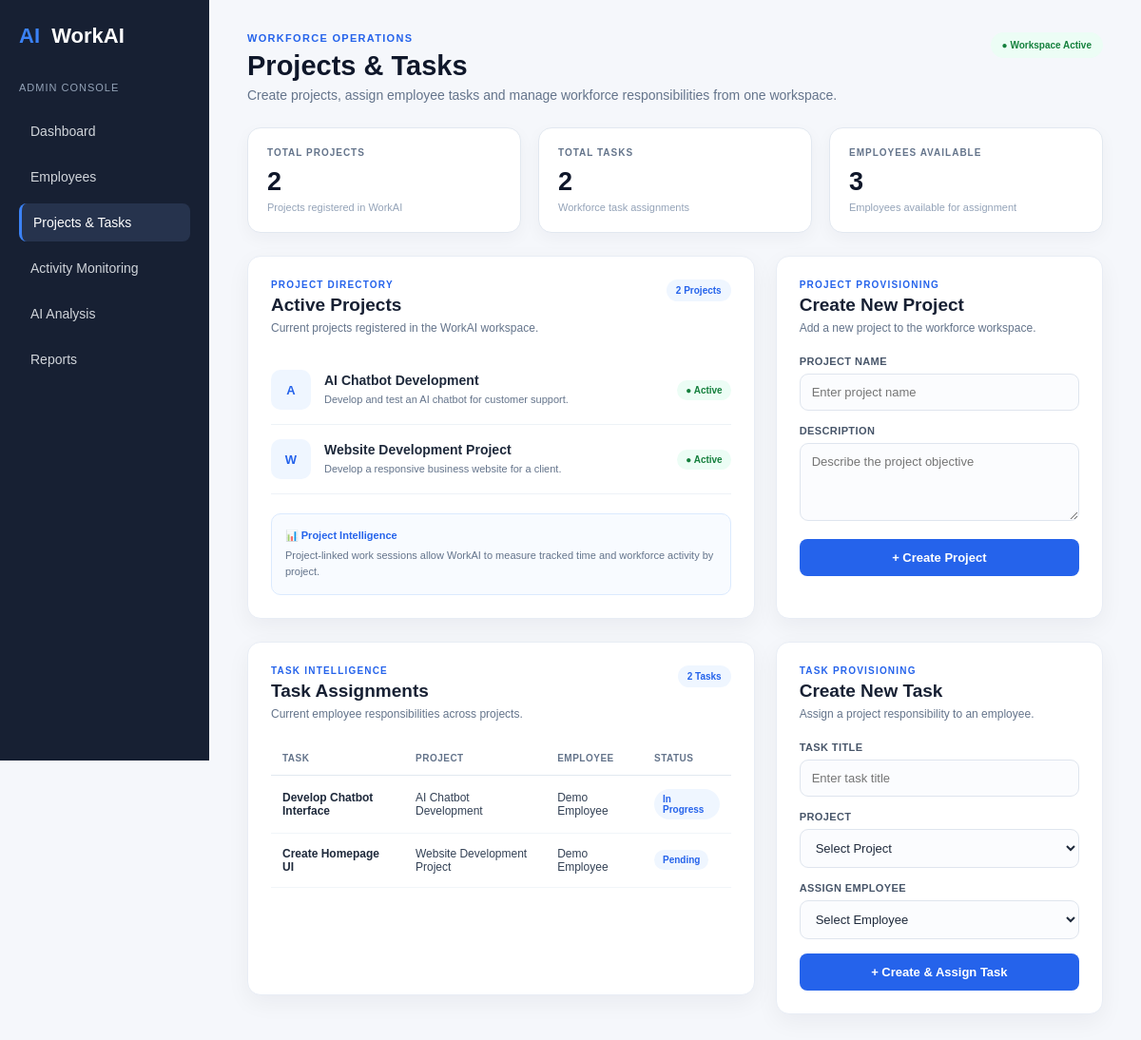
The page /admin/projects (signed in) on the database as committed earlier.
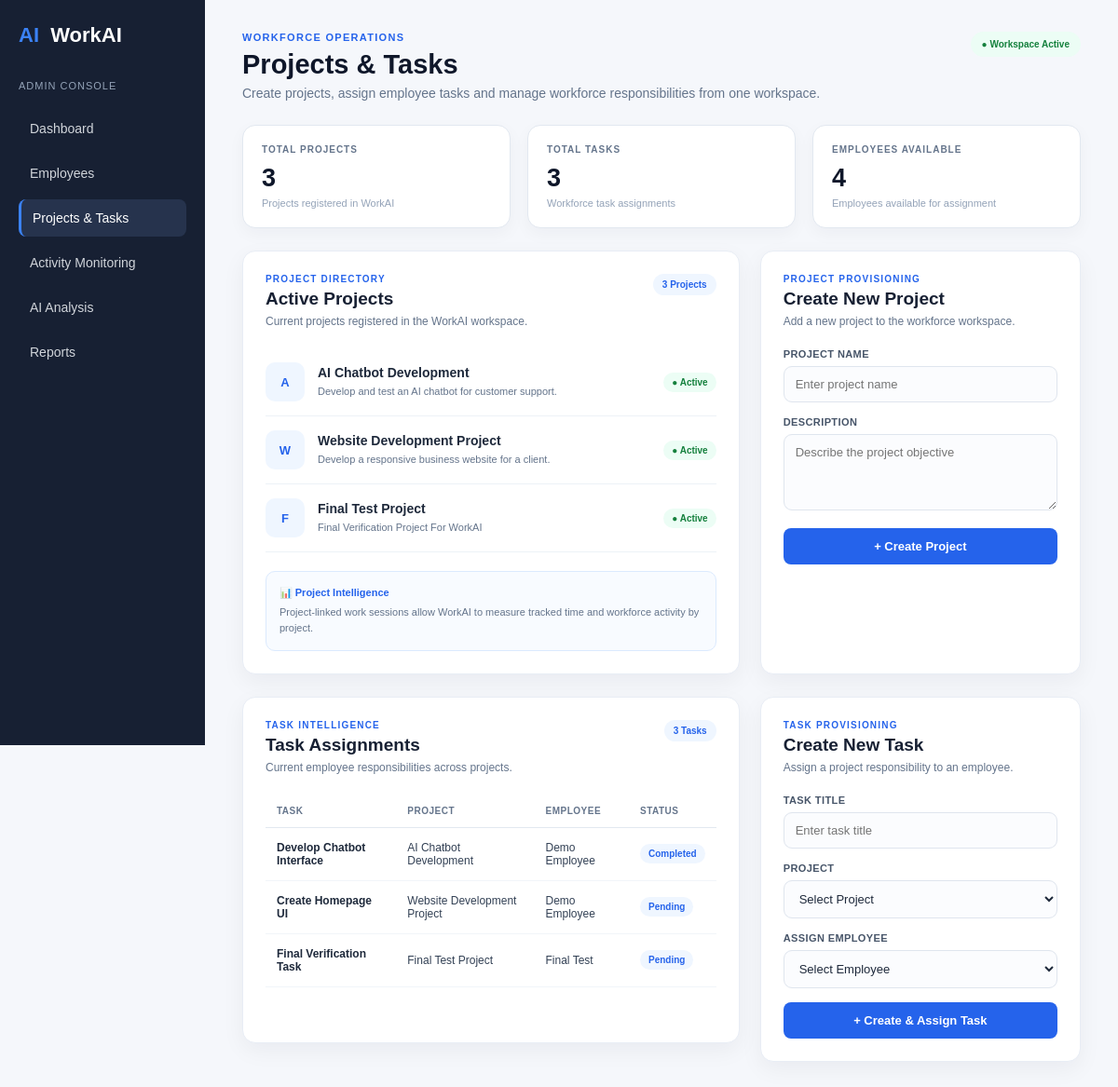
The same page on the database as committed later.
### models/project.py (models this page shows, shortened)
class Project(db.Model):
    __tablename__ = "projects"
    id = db.Column(db.Integer, primary_key=True)
    name = db.Column(db.String(150), nullable=False)
    description = db.Column(db.Text)
    status = db.Column(db.String(30), nullable=False, default="Active")
    created_at = db.Column(
        db.DateTime,
        nullable=False,
        default=db.func.current_timestamp()
    )

### models/task.py (models this page shows, shortened)
class Task(db.Model):
    __tablename__ = "tasks"
    id = db.Column(db.Integer, primary_key=True)
    title = db.Column(db.String(200), nullable=False)
    description = db.Column(db.Text)
    project_id = db.Column(
        db.Integer,
        db.ForeignKey("projects.id"),
        nullable=False
    )
    employee_id = db.Column(
        db.Integer,
        db.ForeignKey("users.id"),
        nullable=False
    )
    status = db.Column(db.String(30), nullable=False, default="Pending")
    progress = db.Column(db.Integer, nullable=False, default=0)
    created_at = db.Column(
        db.DateTime,
        nullable=False,
        default=db.func.current_timestamp()
    )
    updated_at = db.Column(
        db.DateTime,
        nullable=False,
        default=db.func.current_timestamp(),
        onupdate=db.func.current_timestamp()
    )
    project = db.relationship(
        "Project",
        backref=db.backref("tasks", lazy=True)
    )
    employee = db.relationship(
        "User",
        backref=db.backref("tasks", lazy=True)
    )

### models/user.py (models this page shows, shortened)
class User(UserMixin, db.Model):
    __tablename__ = "users"
    id = db.Column(db.Integer, primary_key=True)
    name = db.Column(db.String(100), nullable=False)
    email = db.Column(db.String(120), unique=True, nullable=False, index=True)
    password_hash = db.Column(db.String(255), nullable=False)
    role = db.Column(db.String(20), nullable=False, default="employee")
    is_active_account = db.Column(db.Boolean, nullable=False, default=True)
    created_at = db.Column(
        db.DateTime,
        nullable=False,
        default=db.func.current_timestamp()
    )

### routes/dashboard.py (the view, shortened to what this page needs)
@dashboard_bp.route("/admin/projects", methods=["GET", "POST"])
@login_required
@role_required("admin")
def admin_projects():
    projects = Project.query.all()
    tasks = Task.query.all()
    employees = User.query.filter_by(role="employee").all()
    return render_template(
        "admin_projects.html",
        user=current_user,
        projects=projects,
        tasks=tasks,
        employees=employees
    )

### app.py (called while the page is built)
def create_app():
    app = Flask(__name__)
    app.config.from_object(Config)
    db.init_app(app)
    app.register_blueprint(auth_bp)
    app.register_blueprint(dashboard_bp)
    app.register_blueprint(assistant_bp)
    login_manager = LoginManager()
    login_manager.init_app(app)
    login_manager.login_view = "auth.login"
    login_manager.login_message_category = "warning"
    @login_manager.user_loader
    def load_user(user_id):
        return db.session.get(User, int(user_id))
    @app.route("/")
    def home():
        return redirect(url_for("auth.login"))
    with app.app_context():
        db.create_all()
    return app

### routes/dashboard.py (called while the page is built)
def role_required(role):
    def decorator(function):
        @wraps(function)
        def wrapped_function(*args, **kwargs):
            if current_user.role != role:
                flash("You are not authorized to access this page.", "danger")
                return redirect(url_for("dashboard.employee_dashboard"))
            return function(*args, **kwargs)
        return wrapped_function
    return decorator

### templates/admin_projects.html (shortened to what this page needs)
<!DOCTYPE html>
<html lang="en">
<head>
</head>
<body>
<aside class="sidebar">
    <div class="brand"><span>AI</span>&nbsp;&nbsp;WorkAI</div>
    <div class="admin-label">ADMIN CONSOLE</div>
    <div class="nav-item"
         onclick="window.location.href='/admin/dashboard'">
        Dashboard
    </div>
    <div class="nav-item"
         onclick="window.location.href='/admin/employees'">
        Employees
    </div>
    <div class="nav-item active">
        Projects & Tasks
    </div>
    <div class="nav-item"
         onclick="window.location.href='/admin/activity'">
        Activity Monitoring
    </div>
    <div class="nav-item"
         onclick="window.location.href='/admin/ai-analysis'">
        AI Analysis
    </div>
    <div class="nav-item"
         onclick="window.location.href='/admin/reports'">
        Reports
    </div>
</aside>
<main class="main">
    <div class="top-header">
        <div>
            <div class="eyebrow">WORKFORCE OPERATIONS</div>
            <h1>Projects & Tasks</h1>
            <p>
                Create projects, assign employee tasks and manage
                workforce responsibilities from one workspace.
            </p>
        </div>
        <div class="live-badge">● Workspace Active</div>
    </div>
    <section class="stats">
        <div class="stat-card">
            <div class="stat-label">TOTAL PROJECTS</div>
            <div class="stat-value">{{ projects|length }}</div>
            <div class="stat-description">
                Projects registered in WorkAI
            </div>
        </div>
        <div class="stat-card">
            <div class="stat-label">TOTAL TASKS</div>
            <div class="stat-value">{{ tasks|length }}</div>
            <div class="stat-description">
                Workforce task assignments
            </div>
        </div>
        <div class="stat-card">
            <div class="stat-label">EMPLOYEES AVAILABLE</div>
            <div class="stat-value">{{ employees|length }}</div>
            <div class="stat-description">
                Employees available for assignment
            </div>
        </div>
    </section>
    <section class="workspace-grid">
        <div class="card">
            <div class="card-header">
                <div>
                    <div class="section-label">PROJECT DIRECTORY</div>
                    <h2>Active Projects</h2>
                    <div class="card-subtitle">
                        Current projects registered in the WorkAI workspace.
                    </div>
                </div>
                <div class="count-badge">
                    {{ projects|length }} Projects
                </div>
            </div>
            {% for project in projects %}
            <div class="project-item">
                <div class="project-icon">
                    {{ project.name[0] | upper }}
                </div>
                <div class="project-info">
                    <h3>{{ project.name }}</h3>
                    <p>{{ project.description or "No description provided." }}</p>
                </div>
                <div class="active-status">
                    ● {{ project.status }}
                </div>
            </div>
            {% else %}
            <div class="empty">
                No projects have been created yet.
            </div>
            {% endfor %}
            <div class="intelligence-note">
                <strong>📊 Project Intelligence</strong>
                Project-linked work sessions allow WorkAI to measure
                tracked time and workforce activity by project.
            </div>
        </div>
        <div class="card">
            <div class="card-header">
                <div>
                    <div class="section-label">PROJECT PROVISIONING</div>
                    <h2>Create New Project</h2>
                    <div class="card-subtitle">
                        Add a new project to the workforce workspace.
                    </div>
                </div>
            </div>
            <form method="POST" action="/admin/projects">
                <div class="form-group">
                    <label>Project Name</label>
                    <input
                        type="text"
                        name="name"
                        placeholder="Enter project name"
                        required
                    >
                </div>
                <div class="form-group">
                    <label>Description</label>
                    <textarea
                        name="description"
                        placeholder="Describe the project objective"
                    ></textarea>
                </div>
                <button type="submit" class="primary-button">
                    + Create Project
                </button>
            </form>
        </div>
    </section>
    <section class="workspace-grid">
        <div class="card task-card">
            <div class="card-header">
                <div>
                    <div class="section-label">TASK INTELLIGENCE</div>
                    <h2>Task Assignments</h2>
                    <div class="card-subtitle">
                        Current employee responsibilities across projects.
                    </div>
                </div>
                <div class="count-badge">
                    {{ tasks|length }} Tasks
                </div>
            </div>
            <table>
                <thead>
                    <tr>
                        <th>Task</th>
                        <th>Project</th>
                        <th>Employee</th>
                        <th>Status</th>
                    </tr>
                </thead>
                <tbody>
                    {% for task in tasks %}
                    <tr>
                        <td class="task-title">
                            {{ task.title }}
                        </td>
                        <td>
                            {{ task.project.name if task.project else "-" }}
                        </td>
                        <td>
                            {{ task.employee.name if task.employee else "Unassigned" }}
                        </td>
                        <td>
                            <span class="task-status">
                                {{ task.status }}
                            </span>
                        </td>
                    </tr>
                    {% else %}
                    <tr>
                        <td colspan="4" class="empty">
                            No task assignments found.
                        </td>
                    </tr>
                    {% endfor %}
                </tbody>
            </table>
        </div>
        <div class="card">
            <div class="card-header">
                <div>
                    <div class="section-label">TASK PROVISIONING</div>
                    <h2>Create New Task</h2>
                    <div class="card-subtitle">
                        Assign a project responsibility to an employee.
                    </div>
                </div>
            </div>
            <form method="POST" action="/admin/tasks">
                <div class="form-group">
                    <label>Task Title</label>
                    <input
                        type="text"
                        name="title"
                        placeholder="Enter task title"
                        required
                    >
                </div>
                <div class="form-group">
                    <label>Project</label>
                    <select name="project_id" required>
                        <option value="">Select Project</option>
                    </select>
                </div>
                <div class="form-group">
                    <label>Assign Employee</label>
                    <select name="employee_id" required>
                        <option value="">Select Employee</option>
                    </select>
                </div>
                <button type="submit" class="primary-button">
                    + Create & Assign Task
                </button>
            </form>
        </div>
    </section>
</main>
</body>
</html>

Rows that differ between the two databases and show on the page:
added Project: name "F", name "Final Test Project", description "Final Verification Project For WorkAI", status "Active"
changed Task "Develop Chatbot Interface": status "In Progress" → "Completed"
added Task: title "Final Verification Task", project "Final Test Project", employee "Final Test", status "Pending"
Other text that changed with them:
{{ projects|length }}: "2" → "3"
{{ tasks|length }}: "2" → "3"
{{ employees|length }}: "3" → "4"
